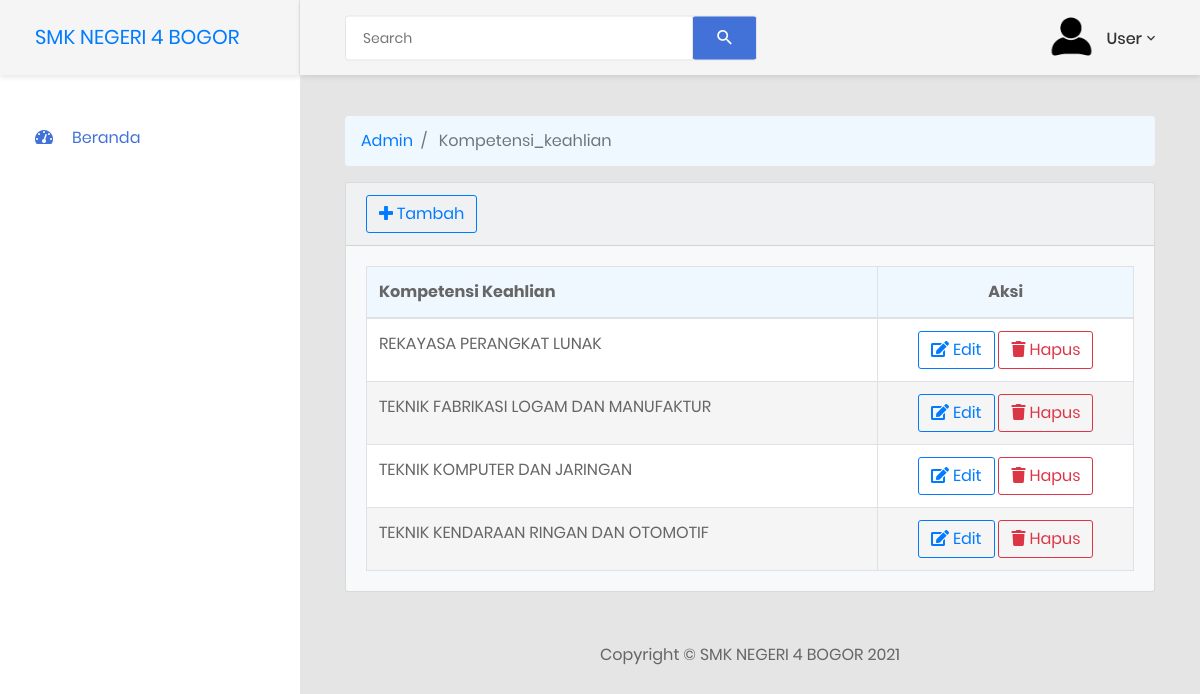
/index.php/admin/kompetensi_keahlian, run on the app's committed database.
### tables this page shows
CREATE TABLE `kompetensi_keahlian` (
  `id_kk` int(10) NOT NULL,
  `nama_kk` varchar(50) NOT NULL
);

### application/controllers/admin/kompetensi_keahlian.php (called while the page is built, shortened)
<?php
class Kompetensi_keahlian extends CI_Controller
{
    function __construct()
    {
        $this->load->model("keahlian_model");
        $this->load->library('form_validation');
    }
    public function index()
    {
        $data['GetKK'] = $this->keahlian_model->getAll();
        $data['content'] = 'kk/v_kk';
        $this->load->view('admin/overview_view', $data);
    }
}

### index.php (called while the page is built, shortened)
<?php
require_once BASEPATH.'core/CodeIgniter.php';

### application/models/Keahlian_model.php (called while the page is built, shortened)
<?php
class Keahlian_model extends CI_Model
{
    private $_table = "kompetensi_keahlian";
    public function getAll()
    {
        return $this->db->get($this->_table)->result();
    }
}

### application/views/kk/v_kk.php (the view)
<div class="card bg-light ">
    <div class="card-header">
        <a class="btn btn-outline-primary" href="<?php echo site_url('admin/kompetensi_keahlian/add') ?>">
            <i class="fa fa-plus" aria-hidden="true"></i>
            Tambah
        </a>
    </div>
    <div class="card-body">
        <table id="example" class="table table-striped table-bordered" style="width:100%; background-color:aliceblue;">
            <thead>
                <tr>
                    <th style="width: 500px;">Kompetensi Keahlian</th>
                    <th class="text-center" style="width: 250px;">Aksi</th>
                </tr>
            </thead>
            <tbody>
                <?php
                if (!empty($GetKK)) {
                    foreach ($GetKK as $GetS) {
                ?>
                        <tr>
                            <td><?php echo $GetS->nama_kk; ?></td>
                            <td class="text-center">
                                <a class="btn btn-outline-primary" href="<?php echo site_url('admin/kompetensi_keahlian/edit/') . $GetS->id_kk ?>">
                                    <i class="fa fa-pencil-square-o" aria-hidden="true"></i>
                                    Edit
                                </a>
                                <a class="btn btn-outline-danger" onclick="return confirm('apakah anda ingin menghapus?')" href="<?php echo site_url('admin/kompetensi_keahlian/delete/') . $GetS->id_kk ?>">
                                    <i class="fa fa-trash" aria-hidden="true"></i>
                                    Hapus
                                </a>
                            </td>
                        </tr>
                <?php
                    }
                }
                ?>
            </tbody>
        </table>
    </div>
</div>

### data on the page
kompetensi_keahlian: nama_kk "REKAYASA PERANGKAT LUNAK"
kompetensi_keahlian: nama_kk "TEKNIK FABRIKASI LOGAM DAN MANUFAKTUR"
kompetensi_keahlian: nama_kk "TEKNIK KOMPUTER DAN JARINGAN"
kompetensi_keahlian: nama_kk "TEKNIK KENDARAAN RINGAN DAN OTOMOTIF"

### other printed values
SITE_NAME "SMK NEGERI 4 BOGOR"
$segment "Admin"
$segment "Kompetensi_keahlian"
Date('Y') "2021"
